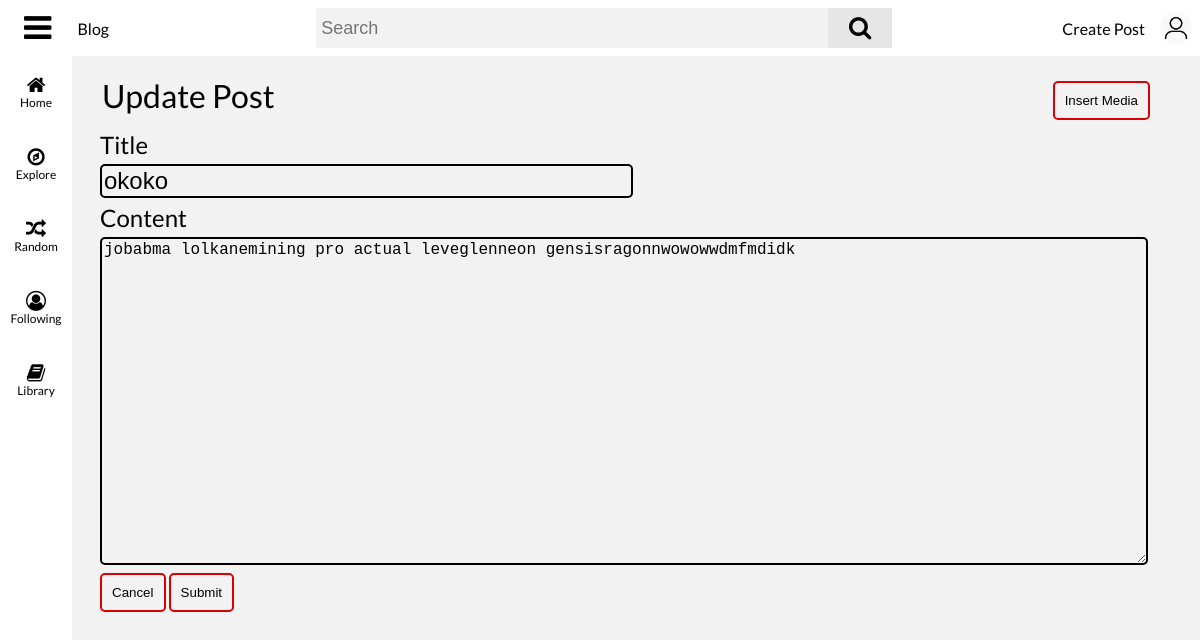
Page /post/25/update (signed in) on the committed database.
### flaskblog/models.py (models this page shows, shortened)
class Post(db.Model):
	id = db.Column(db.Integer, primary_key=True)
	user_id = db.Column(db.Integer, db.ForeignKey('user.id'), nullable=False)
	title = db.Column(db.String(100), nullable=False)
	date_posted = db.Column(db.DateTime, nullable=False, default=datetime.utcnow)
	content = db.Column(db.Text, nullable=False)
	views = db.Column(db.Integer, nullable=False, default=0)
	likes = db.Column(db.Integer, nullable=False, default=0)
	comments = db.relationship('Comment', backref='parent', lazy=True)
	tags = db.relationship('Tag', secondary=post_tag_cat, backref='posts_tagged')

### flaskblog/posts/routes.py (the view, shortened to what this page needs)
@posts.route("/post/<int:post_id>/update", methods=["GET", "POST"])
@login_required
def update_post(post_id):
	post = Post.query.filter_by(id=post_id, author=current_user).first()
	if not post:
		abort(404)
	post_temp_cache = PostCache.query.filter_by(post_id=post.id, user_id=current_user.id).first()
	post_form = PostForm()
	if request.method == "GET":
		if post_temp_cache:
			splinted = re.split('{{|}}', post_temp_cache.content)
			for i, splint in enumerate(splinted):
				if splint == '':
					splinted.pop(i)
			for i, splint in enumerate(splinted):
				if splint == EMPTY_CODE:
					if len(splinted) > i + 1:
						if splinted[i + 1] == EMPTY_CODE:
							splinted.pop(i + 1)
			post_form.title.data = post_temp_cache.title
			uploaded_media = Media.query.filter_by(user_id=current_user.id).order_by(Media.date_uploaded.desc())
			return render_template('update_post.html', title='Update Post', post_id=post.id, post_form=post_form,
								   uploaded_media=uploaded_media, splinted=splinted)
		else:
			splinted = re.split('{{|}}', post.content)
			for i, splint in enumerate(splinted):
				if splint == '':
					splinted.pop(i)
			for i, splint in enumerate(splinted):
				if splint == EMPTY_CODE:
					if len(splinted) > i + 1:
						if splinted[i + 1] == EMPTY_CODE:
							splinted.pop(i + 1)
			post_form.title.data = post.title
			uploaded_media = Media.query.filter_by(user_id=current_user.id).order_by(Media.date_uploaded.desc())
			return render_template('update_post.html', title='Update Post', post_id=post.id, post_form=post_form,
								   uploaded_media=uploaded_media, splinted=splinted)

### flaskblog/posts/forms.py
class PostForm(FlaskForm):
	title = StringField(validators=[DataRequired()])
	file = HiddenField()
	import_file = FileField(validators=[FileAllowed(['png', 'jpg', 'gif'])])
	add_empty = SubmitField()
	submit = SubmitField()

### flaskblog/main/forms.py
class SearchForm(FlaskForm):
    searched = SearchField(validators=[DataRequired()])

### flaskblog/main/routes.py (called while the page is built)
@main.app_context_processor
def inject_template_globals():
	if current_user.is_authenticated:
		image_file_2 = current_user.image_file
	else:
		image_file_2 = 'default.jpg'
	has_post_cache = False
	if current_user.is_authenticated:
		if PostCache.query.filter_by(user_id=current_user.id):
			has_post_cache = True
	return dict(image_file=url_for('static', filename=f'images/profile_pics/{image_file_2}'), SearchForm=SearchForm(),
				has_post_cache=has_post_cache)

### flaskblog/models.py (called while the page is built)
@login_manager.user_loader
def load_user(user_id):
	return User.query.get(user_id)

### flaskblog/templates/update_post.html (shortened to what this page needs)
{% extends 'base.html' %}
{% block body %}
	<div id="main-body">
		<div id="post-container">
			<form id="create-post-form" name="create-post-form" method="POST" enctype="multipart/form-data" action="{{ url_for('posts.update_post', post_id=post_id) }}">
				<div id="create-post-header">
					<legend style="font-size: 32px;">Update Post</legend>
					<div id="create-post-insert-container">
						<button id="create-post-insert-button" type="button">
							Insert Media
						</button>
					</div>
				</div>
				<div id="new-post-title">
					<label id="new-post-title-label">Title</label>
					{{ post_form.title(id="new-post-title-input") }}
				</div>
				<div id="new-post-content">
					<label id="new-post-content-label">Content</label>
					{% if splinted %}
						{% with item = namespace(value=0) %}
							{% for text in splinted %}
								{% if is_media(text) == 'Yes' %}
									<div class="input-element inserted-media-container" id="inserted-media-{{ item.value }}">
										<div class="inserted-media-dropdown-container" style="display: none;">
											<img class="options-opener inserted-media-dropdown-opener" height="32" width="32" draggable="false" src="{{ url_for('static', filename='icons/kebab_menu.png') }}"/>
											<div class="inserted-media-dropdown" style="display: none;">
												<div class="inserted-media-size">
													<label>Size</label>
													<input id="size-{{ item.value }}" class="inserted-media-range-input" type="range" name="size-{{ item.value }}" list="my-detents" value="{{ get_media_size(text) }}">
													<output>{{ get_media_size(text) }}%</output>
												</div>
												<button type="button" class="inserted-media-remove" id="inserted-media-remove-{{ item.value }}">
													Remove Media
												</button>
											</div>
										</div>
										<img class="inserted-media" style="width: {{ get_media_size(text) }}%;" src="{{ url_for('static', filename=rm_suffix(text)) }}">
										<input type="hidden" name="{{ item.value }}" value="{{ rm_suffix(text) }}">
									</div>
									{% if length(splinted) == item.value + 1 %}
										{{ post_form.add_empty(id='add-textarea', value='[+] Add Textarea') }}
									{% endif %}
								{% else %}
									<div class="input-element textarea-container" id="textarea-{{ item.value }}">
										{% if is_media(text) == 'Empty' %}
											<textarea name="{{ item.value }}" class="create-post-textarea" name="textarea-{{ item.value }}"></textarea>
										{% else %}
											<textarea name="{{ item.value }}" class="create-post-textarea" name="textarea-{{ item.value }}">{{ text }}</textarea>
										{% endif %}
									</div>
								{% endif %}
								{% set item.value = item.value + 1 %}
							{% endfor %}
						{% endwith %}
					{% else %}
						{{ post_form.add_empty(id='add-textarea', value='[+] Add Textarea') }}
					{% endif %}
				</div>
				<div>
					<button type="button" id="update-post-cancel-button" onclick="redirect(`{{ url_for('posts.post', post_id=post_id)|unquote }}`)">Cancel</button>
					{{ post_form.submit(id="update-post-submit-button") }}
				</div>
			</form>
		</div>
	</div>
{% endblock %}

### flaskblog/static/main.css (style rules this page uses)
[data-theme="light"] { --primary-color: #f2f2f2; --secondary-color: #f00; --primary-color-header: #fff; --secondary-color-header: #000; --search-box: #f2f2f2; --search-box-icon: #e6e6e6; --side-menu-color: #e6e6e6; --primary-text: #000; --primary-icon: #000; }
body { margin: 0; padding: 0; background-color: var(--primary-color); font-family: 'Lato', sans-serif; }
button { cursor: pointer; margin: 0; padding: 0; }
#main-body { display: flex; flex-direction: column; padding: 76px 50px 20px 100px; }
#post-container { display: flex; flex-direction: column; color: var(--primary-text); border-radius: 5px; }
#create-post-header { display: flex; justify-content: space-between; }
#create-post-insert-container { display: flex; justify-content: flex-end; }
#create-post-insert-button { color: var(--primary-text); background-color: transparent; margin: 5px 0px; padding: 10px 10px; border-radius: 5px; border: 2px solid #d80000; }
#new-post-title-label { font-size: 24px; }
#new-post-content-label { font-size: 24px }
#new-post-title { display: flex; flex-direction: column; margin-top: 5px; border: none; }
#new-post-title-input { color: var(--primary-text); font-size: 24px; width: 50%; margin-top: 5px; background-color: transparent; border: 2px solid var(--primary-text); border-radius: 5px; }
#new-post-content { display: flex; flex-direction: column; margin-top: 5px; border: none; }
.create-post-textarea { color: var(--primary-text); font-size: 16px; height: 20rem; margin-top: 5px; width: 99%; background-color: transparent; border: 2px solid var(--primary-text); border-radius: 5px; }
#update-post-cancel-button { color: var(--primary-text); background-color: transparent; margin: 5px 0px; padding: 10px 10px; border-radius: 5px; border: 2px solid #d80000; }
#update-post-submit-button { color: var(--primary-text); background-color: transparent; margin: 5px 0px; padding: 10px 10px; border-radius: 5px; border: 2px solid #d80000; }

### rows in the picture
Post: title "okoko", content "jobabma lolkanemining pro actual leveglenneon gensisragonnwowowwdmfmdidk"
